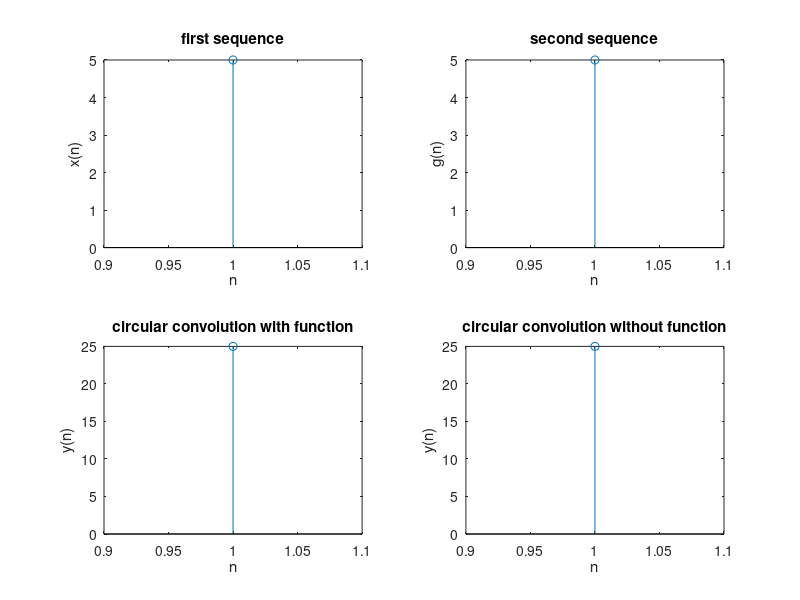

Source code (MATLAB):
close()
clear()
x=input('enter the first sequence');
g=input('enter the second sequence');
a=length(x);
b=length(g);
N=max(a,b);
y=cconv(x,g,N);
disp(y);
subplot(2,2,1);
stem(x);
xlabel('n');
ylabel('x(n)');
title('first sequence');
subplot(2,2,2);
stem(g);
xlabel('n');
ylabel('g(n)');
title('second sequence');
subplot(2,2,3);
stem(y);
xlabel('n');
ylabel('y(n)');
title('circular convolution with function');
c=a-b;
if(c<0)
    x=[x,zeros(1,-c)];
else 
    g=[g,zeros(1,c)];
end
for n=1:N
    z(n)=0;
    for m=1:N
        q=n-m+1;
          if(q<=0)
              q=q+N;
          end
     z(n)=z(n)+(x(m)*g(q));     
     end
end
subplot(2,2,4);
stem(z);
xlabel('n');
ylabel('y(n)');
title('circular convolution without function');